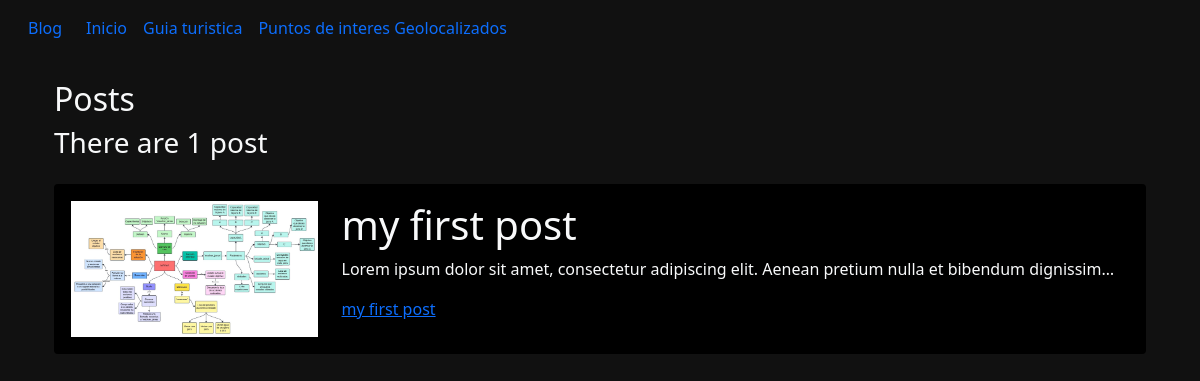
Screenshot of /blog/ with the database file from the repository.
### blog/models.py (models this page shows)
class Post(models.Model):
    title = models.CharField(max_length=100)
    description = models.TextField()
    image = models.ImageField(upload_to="blog/images")
    date = models.DateField(default=datetime.date.today)

### blog/views.py (the view)
# urls.py: path("", views.renderPosts, name="posts"),
def renderPosts(request):
    total_posts = Post.objects.count()
    posts = Post.objects.order_by("-date")
    return render(request, "blog.html", {"posts": posts, "total_posts": total_posts})

### blog/templates/blog.html (shortened to what this page needs)
{% extends 'layout.html' %}
{% block content %}
<h1 class="fs-2">Posts</h1>
<h3>There are {{total_posts}} post{{total_posts|pluralize}}</h3>
{% for post in posts %}
<div class="py-3">
    <div class="card card-body bg-black">
        <div class="row">
            <div class="col-3">
                <img class="img-fluid" src="{{post.image.url}}" alt="{{post.title}}">
            </div>
            <div class="col-9">
                <h1>{{post.title}}</h1>
                <p>{{post.description|striptags|truncatechars:100}}</p>
                <a href="{% url 'blog:post_detail' post.id %}">{{post.title}}</a>
            </div>
        </div>
    </div>
</div>
{% endfor %}
{% endblock %}

### porfolio/static/main.css (style rules this page uses)
body { background: #111111; }
.bg-black { background: #020202; }

### rows the page displays
Post: image (picture), title "my first post", description "Lorem ipsum dolor sit amet, consectetur adipiscing elit. Aenean pretium nulla et bibendum dignissim…"

### other values shown
{{ total_posts }} "1"
